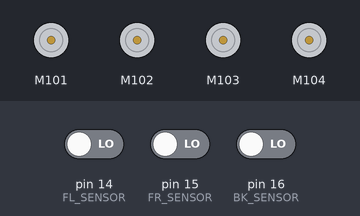
The sketch below on a simulated Arduino Mega 2560, built with avr-gcc and run on an emulated ATmega2560. Parts: 4 × DC motor (green arrow = forward, orange = backward, longer = faster). The inputs (shaded band) are chosen by the test bench; at power-on: pin 14 (FL_SENSOR) LOW, pin 15 (FR_SENSOR) LOW, pin 16 (BK_SENSOR) LOW.

Above: at 2.8 s.
2.9 s: pin 14 (FL_SENSOR) driven HIGH
At 4.0 s:
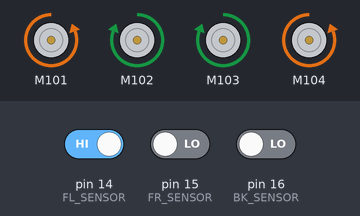
4.5 s: pin 15 (FR_SENSOR) driven HIGH
At 6.6 s:
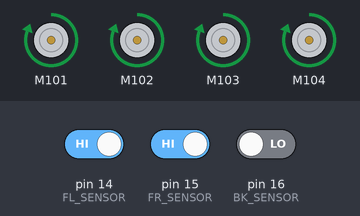
7.0 s: pin 14 (FL_SENSOR) driven LOW
At 8.0 s:
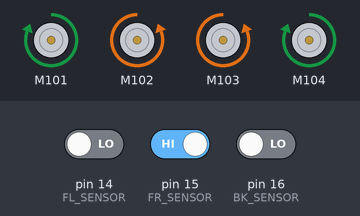
8.5 s: pin 16 (BK_SENSOR) driven HIGH
At 9.5 s:
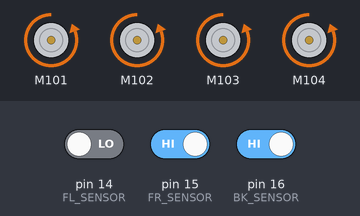
10.5 s: pin 16 (BK_SENSOR) driven LOW
At 11.7 s:
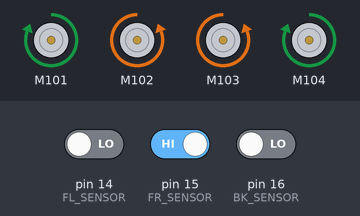
12.0 s: pin 15 (FR_SENSOR) driven LOW
At 13.4 s:
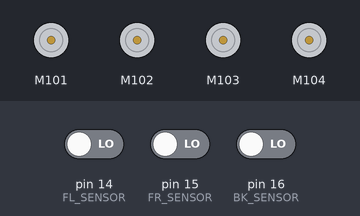
Timing chart, 0 to 15.0 s (numbered marks = the images above; inputs shaded):
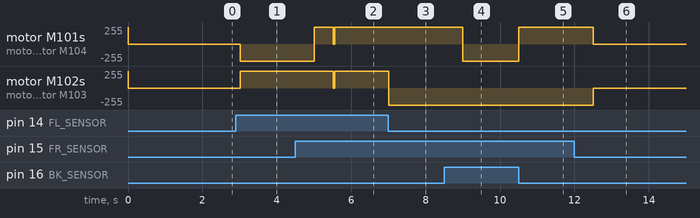

Measured:
- after the input at 2.9 s, motor M101, motor M104: stopped → backward 255/255 after 0.11 s; motor M102, motor M103: stopped → forward 255/255 after 0.11 s
- after the input at 4.5 s, motor M101, motor M104: backward 255/255 → forward 255/255 after 0.51 s; motor M102, motor M103: forward 255/255 → stopped after 1.0 s, → forward 255/255 0.05 s later
- after the input at 7.0 s, motor M102, motor M103: forward 255/255 → backward 255/255 at once
- after the input at 8.5 s, motor M101, motor M104: forward 255/255 → backward 255/255 after 0.50 s
- after the input at 10.5 s, motor M101, motor M104: backward 255/255 → forward 255/255 at once
- after the input at 12.0 s, motor M101, motor M104: forward 255/255 → stopped after 0.51 s; motor M102, motor M103: backward 255/255 → stopped after 0.51 s

The sketch:

main.ino
```cpp
/*
 * Main file for Arduino Mega 2560 powered Self Driving Car
 */

#include <MotorDriver.h>

// Define Wheels
#define BL_WHEEL 1
#define BR_WHEEL 2
#define FR_WHEEL 3
#define FL_WHEEL 4

// Define Sensors
#define FL_SENSOR 14
#define FR_SENSOR 15
#define BK_SENSOR 16

// Define Car Motor Maneuvers
#define GO_FORWARD    0x1111
#define GO_BACKWARD   0x2222
#define TURN_LEFT     0x2112
#define TURN_RIGHT    0x1221
#define FULL_STOP     0x3333
#define MOTOR_RELEASE 0x4444

/*
* Create MotorDriver
* D0 - D13 and A0- A7 are used by the Shield
*/
MotorDriver m;

/*
 * Set up quick functions for car maneuvering
 */
void moveCar(int mv) {
  for (int i = 0; i < 4; i++) {
    m.motor(i+1, ((mv >> (i*4)) & (0xF)), 255);
  }
}

/*
 * Create FSM struct
 */
struct State {
  int sOutput;    // Output for Motor Movement
  int sDelay;     // How long to stay in state
  int sNext[8];   // Next State based on Inputs
};
typedef const struct State StateType;

/*
 * FSM Structure:
 */
#define FWD   0 // Forward
#define REV   1 // Reverse
#define RTL   2 // Rev then Left
#define RTR   3 // Rev then Right
#define TL    4 // Turn Left
#define TR    5 // Turn Right
#define PREL  6 // Pre-forward Left
#define PRER  7 // Pre-forward Right
#define STOP  8 // Stop

StateType fsm[9] {
  {GO_FORWARD,    10, {STOP, TR, TL,  FWD, REV, RTR, RTL,  FWD}},
  {GO_BACKWARD,  500, {STOP, TR, TL,   TR, REV, RTR, RTL,   TL}},
  {GO_BACKWARD,  500, {STOP, TR, TL,   TL, RTL, RTL, RTL,   TL}},
  {GO_BACKWARD,  500, {STOP, TR, TL,   TR, RTR, RTR, RTR,   TR}},
  {TURN_LEFT,   1000, {STOP, TR, TL, PREL, RTL, RTL, RTL, PREL}},
  {TURN_RIGHT,  1000, {STOP, TR, TL, PRER, RTR, RTR, RTR, PRER}},
  {GO_FORWARD,   500, {STOP, TR, TL,  FWD, RTL, RTL, RTL,  FWD}},
  {GO_FORWARD,   500, {STOP, TR, TL,  FWD, RTR, RTR, RTR,  FWD}},
  {FULL_STOP,   1000, {STOP, TR, TL,  FWD,  TR, RTR, RTL,  FWD}}
};

// Initialize current state to default (0)
int pState = -1;
int cState = 0;

void setup() {
  // Setup Sensor Pins as inputs
  pinMode(FL_SENSOR, INPUT);
  pinMode(FR_SENSOR, INPUT);
  pinMode(BK_SENSOR, INPUT);
}

void loop() {
  // Only change motor direction if states changed
  if (pState != cState) {
    // Stop motors before new state
    // But don't stop if moving from PRER/PREL -> FWD
   if ((pState == PREL || pState == PRER) && cState == FWD) {
      moveCar(MOTOR_RELEASE);
      delay(50);
  }

    // Move car based on new state
    moveCar(fsm[cState].sOutput);
  }

  // Delay for the current state's said delay
  delay(fsm[cState].sDelay);

  // Save previous state
  pState = cState;

  // Change state based on input
  int B_input = (digitalRead(BK_SENSOR) << 2) & 0x4;
  int L_input = (digitalRead(FL_SENSOR) << 1) & 0x2;
  int R_input = digitalRead(FR_SENSOR) & 0x1;
  int input = B_input | L_input | R_input;
  cState = fsm[cState].sNext[input];
}
```
